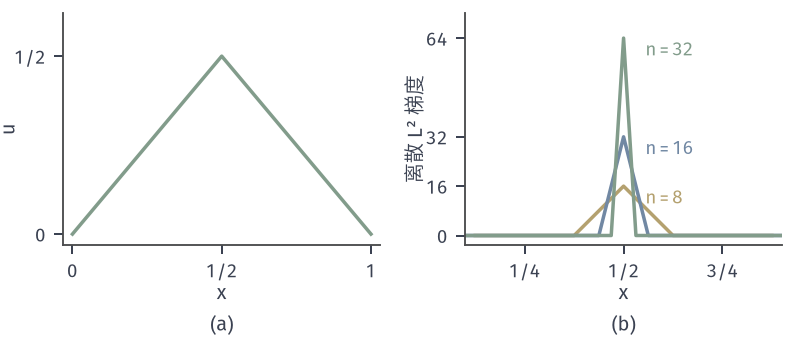

Write Python code to recreate this figure.
from pathlib import Path
import sys
HERE = Path(__file__).resolve().parent
sys.path.insert(0, str(HERE.parent/'func-common'))
from func_fig import *
# E0=int u'^2/2，帐篷 u=min(x,1-x)；H_0^1 梯度=u；离散 L^2 梯度 (K u)/Delta 在中点 =2n。
fig, axes = figure(width_mm=112, height_mm=48, ncols=2)
panel(fig, left=.08, wspace=.27, bottom=.28)
ax = axes[0]
u = np.minimum(X, 1-X)
ax.plot(X, u, color=GREEN, lw=1.4)
ax.set_xlim(-.03, 1.03); ax.set_ylim(-.03, .62); ax.set_xticks([0, .5, 1]); ax.set_xticklabels(['0', '1/2', '1']); ax.set_yticks([0, .5]); ax.set_yticklabels(['0', '1/2']); ax.set_xlabel('$x$', labelpad=1); ax.set_ylabel('$u$', labelpad=-2)
ax = axes[1]
rec = {}
for n, c in ((8, YELLOW), (16, BLUE), (32, GREEN)):
    K, M = hats(n); nodes = np.arange(n+1)/n
    un = np.minimum(nodes, 1-nodes)
    r = (K@un)[1:-1]*n
    rec[n] = float(r.max())
    ax.plot(nodes[1:-1], r, color=c, lw=1.4)
    ax.text(.5+.055, r.max()-1, f'$n={n}$', color=c, fontsize=7.5, va='top')
ax.set_xlim(.1, .9); ax.set_ylim(-3, 72); ax.set_xticks([.25, .5, .75]); ax.set_xticklabels(['1/4', '1/2', '3/4']); ax.set_yticks([0, 16, 32, 64]); ax.set_xlabel('$x$', labelpad=1); ax.set_ylabel('离散 L² 梯度', labelpad=0)
tags(fig, axes)
save(fig, HERE, 'figure', {'max_L2_grad_by_n': rec})
